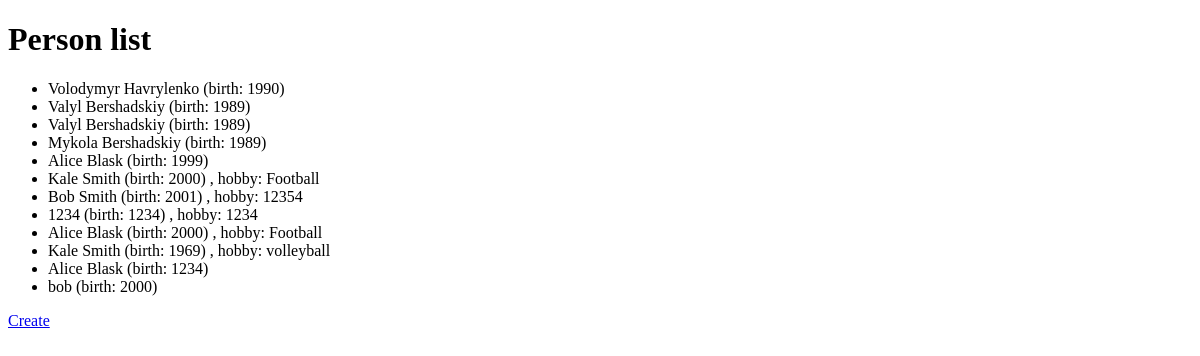
The page /people/ on the database as committed earlier.
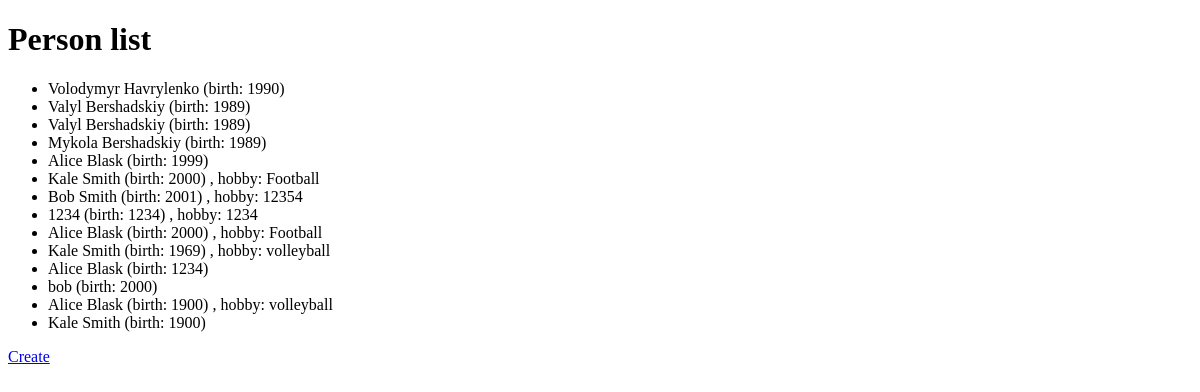
The same page on the database as committed later.
### core/models.py (models this page shows, shortened)
class Person(models.Model):
    full_name = models.CharField(max_length=255)
    birth_year = models.IntegerField()
    hobby = models.CharField(
        max_length=255,
        blank=True,
        null=True
    )
    class Meta:
        verbose_name_plural = "people"

### core/views.py (the view)
# urls.py: path("people/", PersonListView.as_view(), name="person-list"),
class PersonListView(generic.ListView):
    model = Person

### templates/core/person_list.html
{% extends "base.html" %}
{% block content %}
  <h1>Person list</h1>
  <ul>
  {% for person in person_list %}
    <li>{{ person.full_name }} (birth: {{ person.birth_year }})
    {% if person.hobby %}, hobby: {{ person.hobby }}
    {% endif %}
    </li>
  {% endfor %}
  </ul>
  <a href="{% url "core:person-create" %}">Create</a>
{% endblock %}

Rows that differ between the two databases and show on the page:
added Person: full_name "Alice Blask", birth_year "1900", hobby "volleyball"
added Person: full_name "Kale Smith", birth_year "1900"
